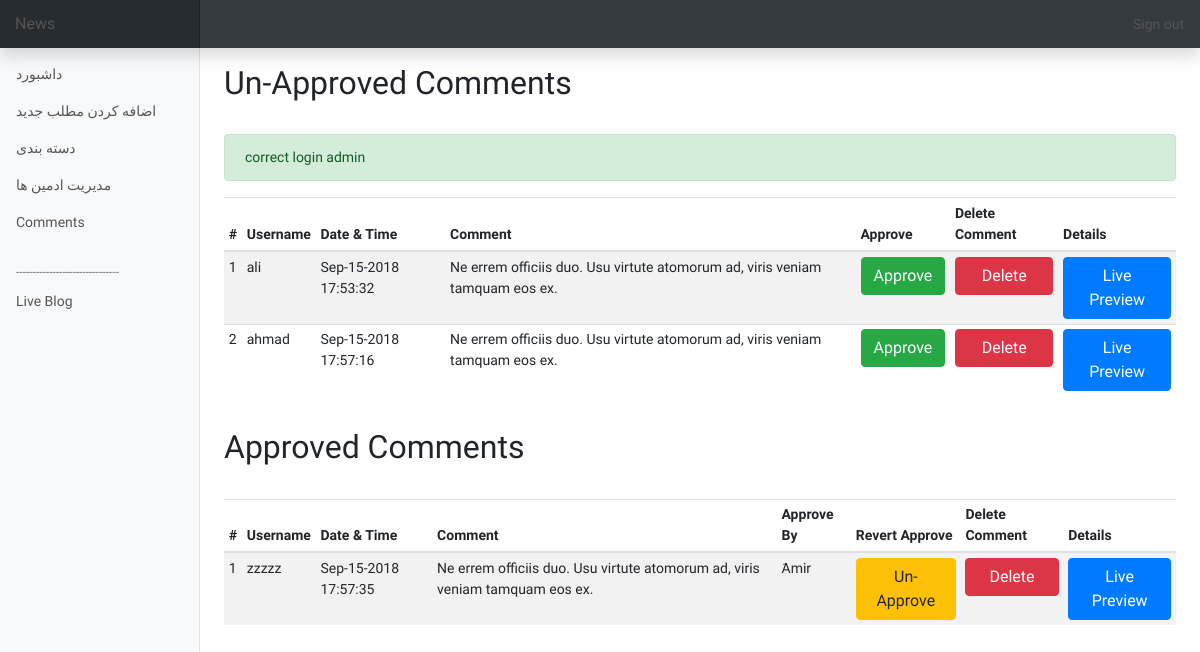
Screenshot of /Comments.php (signed in) with the database file from the repository.
### tables this page shows
CREATE TABLE `comments` (
  `id` int(10) NOT NULL,
  `datetime` varchar(50) NOT NULL,
  `name` varchar(100) NOT NULL,
  `email` varchar(100) NOT NULL,
  `comment` varchar(500) NOT NULL,
  `approvedBy` varchar(100) NOT NULL,
  `status` varchar(5) NOT NULL,
  `postID` int(10) NOT NULL
);

### db/dbOperation.php (called while the page is built, shortened)
<?php
class DBOperation
{
    private $conn;
    public function __construct()
    {
        require_once 'dbConnect.php';
        $db = new DBConnect();
        $this->conn = $db->connect();
    }
    public function selectComments($status)
    {
        $sql = 'SELECT * FROM `comments` WHERE `status` = ?;';
        $stmt = $this->conn->prepare($sql);
        $stmt->bindParam(1, $status);
        $stmt->execute();
        $result = $stmt->fetchAll();
        $rowCount = $stmt->rowCount();
        $finalResult = array($result, $rowCount);
        return $finalResult;
    }
}

### db/dbConnect.php (called while the page is built, shortened)
<?php
class DBConnect
{
    private $conn;
    public function connect()
    {
        try {
            $this->conn = new PDO(dsn, dbUsername, dbPassword);
        } catch (PDOException $exception) {
            echo 'Connection failed: ' . $exception->getMessage();
        }
        return $this->conn;
    }
}

### Comments.php (the view, shortened to what this page needs)
<?php require_once "./db/DBOperation.php" ?>
<?php require_once "./include/Session.php" ?>
<!doctype html>
<html lang="en">
<head>
    <link rel="stylesheet" href="https://cdn.jsdelivr.net/npm/bootstrap@4.6.2/dist/css/bootstrap.min.css">
    <link href="css/starter-template.css" rel="stylesheet">
    <link href="css/dashboard.css" rel="stylesheet">
</head>
<body>
    <nav class="navbar navbar-dark fixed-top bg-dark flex-md-nowrap p-0 shadow">
        <a class="navbar-brand col-sm-3 col-md-2 mr-0" href="Blog.php?page=1">News</a>
        <ul class="navbar-nav px-3">
            <li class="nav-item text-nowrap">
                <a class="nav-link" href="SignOut.php">Sign out</a>
            </li>
        </ul>
    </nav>
    <div class="container-fluid">
        <div class="row">
            <nav class="col-md-2 d-none d-md-block bg-light sidebar">
                <div class="sidebar-sticky">
                    <ul class="nav flex-column">
                        <li class="nav-item">
                            <a class="nav-link" href="Dashboard.php">
                                داشبورد <span class="sr-only">(current)</span>
                            </a>
                        </li>
                        <li class="nav-item">
                            <a class="nav-link" href="AddNewPost.php">
                                اضافه کردن مطلب جدید
                            </a>
                        </li>
                        <li class="nav-item">
                            <a class="nav-link" href="Categories.php">
                                دسته بندی
                            </a>
                        </li>
                        <li class="nav-item">
                            <a class="nav-link" href="Admins.php">
                                مدیریت ادمین ها
                            </a>
                        </li>
                        <li class="nav-item">
                            <a class="nav-link active" href="Comments.php">
                                Comments
                            </a>
                        </li>
                    </ul>
                    <h6 class="sidebar-heading d-flex justify-content-between align-items-center px-3 mt-4 mb-1 text-muted">
                        <span>------------------------------- </span>
                    </h6>
                    <ul class="nav flex-column mb-2">
                        <li class="nav-item">
                            <a class="nav-link" href="Blog.php?page=1">
                                Live Blog
                            </a>
                        </li>
                    </ul>
                </div>
            </nav>
            <main role="main" class="col-md-9 ml-sm-auto col-lg-10 px-4 pt-lg-0">
                <div class="d-flex justify-content-between flex-wrap flex-md-nowrap align-items-center pt-3 pb-2 mb-3">
                    <h1 class="h2">Un-Approved Comments</h1>
                </div>
                <div>
                    <?php echo successMessage();
                    ?>
                </div>
                <div class="table-responsive">
                    <table class="table table-striped table-sm">
                        <thead>
                            <tr>
                                <th>#</th>
                                <th>Username</th>
                                <th>Date & Time</th>
                                <th>Comment</th>
                                <th>Approve</th>
                                <th>Delete Comment</th>
                                <th>Details</th>
                            </tr>
                        </thead>
                        <tbody>
                            <?php
                            $db = new dbOperation();
                            $finalResult = $db->selectComments('off');
                            $result = $finalResult[0];
                            $rowCount = $finalResult[1];
                            for ($i = 0; $i < $rowCount; $i++) {
                                echo '<tr>';
                                echo '<td>' . ($i + 1) . '</td>';
                                echo '<td>' . $result[$i]['name'] . '</td>';
                                echo '<td>' . $result[$i]['datetime'] . '</td>';
                                echo '<td>' . $result[$i]['comment'] . '</td>';
                                echo '<td>'
                                    . '<a href="./operation/ApproveComment.php?id=' . $result[$i]['id'] . '">'
                                    . '<button class="btn btn-success btn-block" type="submit" name="btnApprove">Approve</button>'
                                    . '</a>' . '</td>';
                                echo '<td>'
                                    . '<a href="./operation/DeleteComment.php?id=' . $result[$i]['id'] . '">'
                                    . '<button class="btn btn-danger btn-block" type="submit" name="btnDelete">Delete</button>'
                                    . '</a>' . '</td>';
                                echo '<td>'
                                    . '<a href="FullPost.php?id=' . $result[$i]['id'] . '">'
                                    . '<button class="btn btn-primary" type="submit" name="btnPreview">Live Preview</button>'
                                    . '</a>' . '</td>';
                                echo '</tr>';
                            }
                            ?>
                        </tbody>
                    </table>
                </div>
            </main>
            <br>
            <main role="main" class="col-md-9 ml-sm-auto col-lg-10 px-4 pt-lg-0">
                <div class="d-flex justify-content-between flex-wrap flex-md-nowrap align-items-center pt-3 pb-2 mb-3">
                    <h1 class="h2">Approved Comments</h1>
                </div>
                <div class="table-responsive">
                    <table class="table table-striped table-sm">
                        <thead>
                            <tr>
                                <th>#</th>
                                <th>Username</th>
                                <th>Date & Time</th>
                                <th>Comment</th>
                                <th>Approve By</th>
                                <th>Revert Approve</th>
                                <th>Delete Comment</th>
                                <th>Details</th>
                            </tr>
                        </thead>
                        <tbody>
                            <?php
                            $db = new dbOperation();
                            $finalResult = $db->selectComments('on');
                            $result = $finalResult[0];
                            $rowCount = $finalResult[1];
                            for ($i = 0; $i < $rowCount; $i++) {
                                echo '<tr>';
                                echo '<td>' . ($i + 1) . '</td>';
                                echo '<td>' . $result[$i]['name'] . '</td>';
                                echo '<td>' . $result[$i]['datetime'] . '</td>';
                                echo '<td>' . $result[$i]['comment'] . '</td>';
                                echo '<td>' . $result[$i]['approvedBy'] . '</td>';
                                echo '<td>'
                                    . '<a href="./operation/UnApproveComment.php?id=' . $result[$i]['id'] . '">'
                                    . '<button class="btn btn-warning btn-block" type="submit" name="btnUnApprove">Un-Approve</button>'
                                    . '</a>' . '</td>';
                                echo '<td>'
                                    . '<a href="./operation/DeleteComment.php?id=' . $result[$i]['id'] . '">'
                                    . '<button class="btn btn-danger btn-block" type="submit" name="btnDelete">Delete</button>'
                                    . '</a>' . '</td>';
                                echo '<td>'
                                    . '<a href="FullPost.php?id=' . $result[$i]['id'] . '">'
                                    . '<button class="btn btn-primary" type="submit" name="btnPreview">Live Preview</button>'
                                    . '</a>' . '</td>';
                                echo '</tr>';
                            }
                            ?>
                        </tbody>
                    </table>
                </div>
            </main>
        </div>
    </div>
</body>
</html>

### css/starter-template.css (style rules this page uses)
body { font-family: "Vazirmatn", sans-serif; }
.fixed-top { position: relative; }
.sidebar-sticky { text-align: left; }
a { color: #555 !important; }

### css/dashboard.css (style rules this page uses)
body { font-size: .875rem; }
.sidebar { position: fixed; top: 0; bottom: 0; left: 0; z-index: 100; padding: 48px 0 0; box-shadow: inset -1px 0 0 rgba(0, 0, 0, .1); }
.sidebar-sticky { position: relative; top: 0; height: calc(100vh - 48px); padding-top: .5rem; overflow-x: hidden; overflow-y: auto; }
.sidebar .nav-link { font-weight: 500; color: #333; }
.sidebar .nav-link.active { color: #007bff; }
.sidebar-heading { font-size: .75rem; text-transform: uppercase; }
[role="main"] { padding-top: 48px; }
.navbar-brand { padding-top: .75rem; padding-bottom: .75rem; font-size: 1rem; background-color: rgba(0, 0, 0, .25); box-shadow: inset -1px 0 0 rgba(0, 0, 0, .25); }

### rows the page displays
comments: name "ali", datetime "Sep-15-2018 17:53:32", comment "Ne errem officiis duo. Usu virtute atomorum ad, viris veniam tamquam eos ex."
comments: name "ahmad", datetime "Sep-15-2018 17:57:16", comment "Ne errem officiis duo. Usu virtute atomorum ad, viris veniam tamquam eos ex."
comments: name "zzzzz", datetime "Sep-15-2018 17:57:35", comment "Ne errem officiis duo. Usu virtute atomorum ad, viris veniam tamquam eos ex.", approvedBy "َAmir"

### other values shown
successMessage() "correct login admin"
